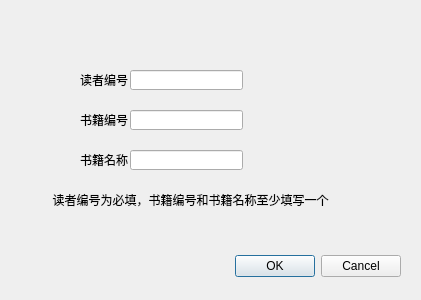
<?xml version="1.0" encoding="UTF-8"?>
<ui version="4.0">
 <class>Borrow</class>
 <widget class="QDialog" name="Borrow">
  <property name="geometry">
   <rect>
    <x>0</x>
    <y>0</y>
    <width>421</width>
    <height>300</height>
   </rect>
  </property>
  <property name="windowTitle">
   <string>Dialog</string>
  </property>
  <widget class="QDialogButtonBox" name="buttonBox">
   <property name="geometry">
    <rect>
     <x>60</x>
     <y>250</y>
     <width>341</width>
     <height>32</height>
    </rect>
   </property>
   <property name="orientation">
    <enum>Qt::Orientation::Horizontal</enum>
   </property>
   <property name="standardButtons">
    <set>QDialogButtonBox::StandardButton::Cancel|QDialogButtonBox::StandardButton::Ok</set>
   </property>
  </widget>
  <widget class="QLineEdit" name="readerIDInput">
   <property name="geometry">
    <rect>
     <x>130</x>
     <y>70</y>
     <width>113</width>
     <height>20</height>
    </rect>
   </property>
  </widget>
  <widget class="QLineEdit" name="bookIDInput">
   <property name="geometry">
    <rect>
     <x>130</x>
     <y>110</y>
     <width>113</width>
     <height>20</height>
    </rect>
   </property>
  </widget>
  <widget class="QLineEdit" name="bookTitleInput">
   <property name="geometry">
    <rect>
     <x>130</x>
     <y>150</y>
     <width>113</width>
     <height>20</height>
    </rect>
   </property>
  </widget>
  <widget class="QLabel" name="label">
   <property name="geometry">
    <rect>
     <x>80</x>
     <y>70</y>
     <width>51</width>
     <height>20</height>
    </rect>
   </property>
   <property name="text">
    <string>读者编号</string>
   </property>
  </widget>
  <widget class="QLabel" name="label_2">
   <property name="geometry">
    <rect>
     <x>80</x>
     <y>110</y>
     <width>51</width>
     <height>20</height>
    </rect>
   </property>
   <property name="text">
    <string>书籍编号</string>
   </property>
  </widget>
  <widget class="QLabel" name="label_3">
   <property name="geometry">
    <rect>
     <x>80</x>
     <y>150</y>
     <width>51</width>
     <height>20</height>
    </rect>
   </property>
   <property name="text">
    <string>书籍名称</string>
   </property>
  </widget>
  <widget class="QLabel" name="label_4">
   <property name="geometry">
    <rect>
     <x>50</x>
     <y>190</y>
     <width>281</width>
     <height>20</height>
    </rect>
   </property>
   <property name="text">
    <string>读者编号为必填，书籍编号和书籍名称至少填写一个</string>
   </property>
   <property name="alignment">
    <set>Qt::AlignmentFlag::AlignCenter</set>
   </property>
  </widget>
 </widget>
 <resources/>
 <connections>
  <connection>
   <sender>buttonBox</sender>
   <signal>accepted()</signal>
   <receiver>Borrow</receiver>
   <slot>accept()</slot>
   <hints>
    <hint type="sourcelabel">
     <x>248</x>
     <y>254</y>
    </hint>
    <hint type="destinationlabel">
     <x>157</x>
     <y>274</y>
    </hint>
   </hints>
  </connection>
  <connection>
   <sender>buttonBox</sender>
   <signal>rejected()</signal>
   <receiver>Borrow</receiver>
   <slot>reject()</slot>
   <hints>
    <hint type="sourcelabel">
     <x>316</x>
     <y>260</y>
    </hint>
    <hint type="destinationlabel">
     <x>286</x>
     <y>274</y>
    </hint>
   </hints>
  </connection>
 </connections>
</ui>
